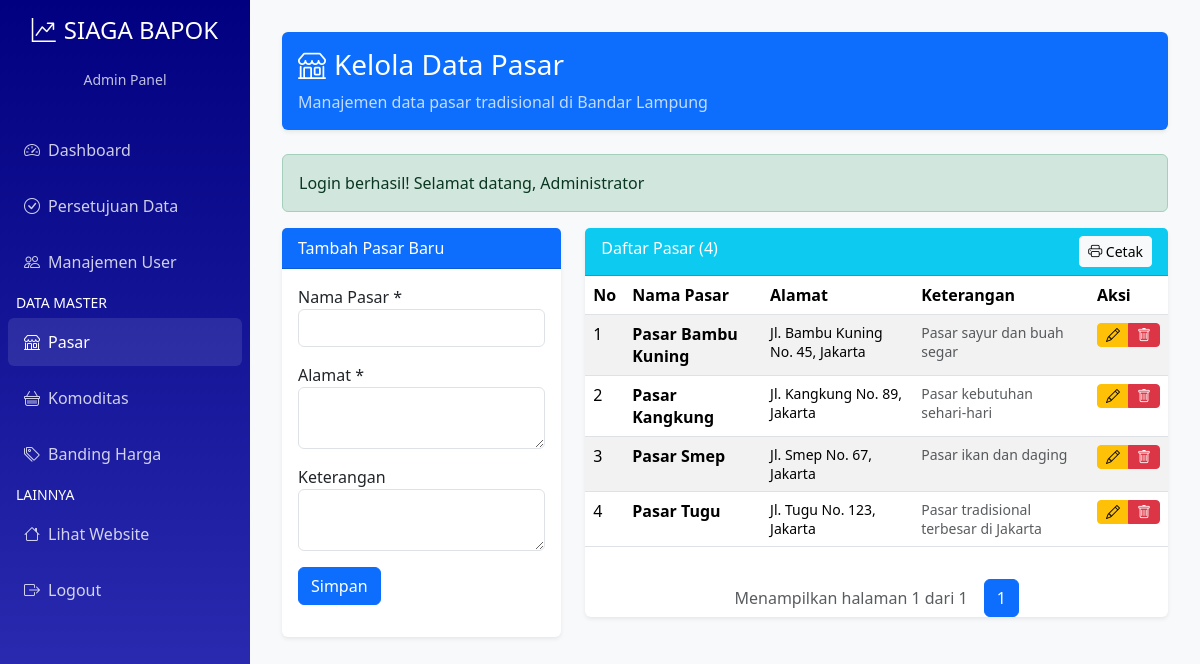
Screenshot of /admin/markets.php (signed in) with the database file from the repository.
### tables this page shows
CREATE TABLE pasar (
    id_pasar INT PRIMARY KEY AUTO_INCREMENT,
    nama_pasar VARCHAR(100) NOT NULL,
    alamat TEXT,
    keterangan TEXT,
    created_at TIMESTAMP DEFAULT CURRENT_TIMESTAMP,
    updated_at TIMESTAMP DEFAULT CURRENT_TIMESTAMP ON UPDATE CURRENT_TIMESTAMP
);

### config/database.php (called while the page is built, shortened)
<?php
class Database {
    private $host = 'localhost';
    private $username = 'root';
    private $password = '';
    private $database = 'siagabapok_db';
    private $charset = 'utf8mb4';
    private $pdo;
    private function connect() {
        try {
            $dsn = "mysql:host={$this->host};dbname={$this->database};charset={$this->charset}";
            $options = [
                PDO::ATTR_ERRMODE => PDO::ERRMODE_EXCEPTION,
                PDO::ATTR_DEFAULT_FETCH_MODE => PDO::FETCH_ASSOC,
                PDO::ATTR_EMULATE_PREPARES => false,
            ];
            $this->pdo = new PDO($dsn, $this->username, $this->password, $options);
        } catch (PDOException $e) {
            die("Database connection failed: " . $e->getMessage());
        }
    }
    public function query($sql, $params = []) {
        try {
            $stmt = $this->pdo->prepare($sql);
            $stmt->execute($params);
            return $stmt;
        } catch (PDOException $e) {
            error_log("Database query error: " . $e->getMessage());
            throw $e;
        }
    }
    public function fetchAll($sql, $params = []) {
        $stmt = $this->query($sql, $params);
        return $stmt->fetchAll();
    }
    public function fetchOne($sql, $params = []) {
        $stmt = $this->query($sql, $params);
        return $stmt->fetch();
    }
    public function execute($sql, $params = []) {
        $stmt = $this->query($sql, $params);
        return $stmt->rowCount();
    }
}
?>

### public/admin/markets.php (the view, shortened to what this page needs)
<?php
require_once __DIR__ . '/../../src/models/Price.php';
require_once __DIR__ . '/../../config/database.php';
if ($_SESSION['role'] === 'admin') {
    include __DIR__ . '/sidebar_admin.php';
} elseif ($_SESSION['role'] === 'uptd') {
    include __DIR__ . '/sidebar_uptd.php';
}
$db = new Database();
$createTableSql = "CREATE TABLE IF NOT EXISTS pasar (
    id_pasar INT PRIMARY KEY AUTO_INCREMENT,
    nama_pasar VARCHAR(100) NOT NULL,
    alamat TEXT,
    keterangan TEXT,
    created_at TIMESTAMP DEFAULT CURRENT_TIMESTAMP,
    updated_at TIMESTAMP DEFAULT CURRENT_TIMESTAMP ON UPDATE CURRENT_TIMESTAMP
)";
$db->query($createTableSql);
$search = isset($_GET['search']) ? trim($_GET['search']) : '';
$page = isset($_GET['page']) ? max(1, (int)$_GET['page']) : 1;
$perPage = 10;
$where = $search ? "WHERE nama_pasar LIKE ?" : "";
$params = $search ? ["%$search%"] : [];
$total = $db->fetchOne("SELECT COUNT(*) as cnt FROM pasar $where", $params)['cnt'];
$pages = ceil($total / $perPage);
$offset = ($page - 1) * $perPage;
$markets = $db->fetchAll("SELECT * FROM pasar $where ORDER BY nama_pasar ASC LIMIT $perPage OFFSET $offset", $params);
$editMarket = null;
?>
<!DOCTYPE html>
<html lang="id">
<head>
    <link href="https://cdn.jsdelivr.net/npm/bootstrap@5.3.2/dist/css/bootstrap.min.css" rel="stylesheet">
    <link href="https://cdn.jsdelivr.net/npm/bootstrap-icons@1.11.1/font/bootstrap-icons.css" rel="stylesheet">
</head>
<body>
    <div class="main-content">
    <div class="row mb-4">
        <div class="col-12">
            <div class="card bg-primary text-white">
                <div class="card-body">
                    <h1 class="h3 mb-0"><i class="bi bi-shop me-2"></i>Kelola Data Pasar</h1>
                    <p class="mb-0 mt-2 opacity-75">Manajemen data pasar tradisional di Bandar Lampung</p>
                </div>
            </div>
        </div>
    </div>
    <?php if (isset($_SESSION['success'])): ?>
        <div class="alert alert-success alert-dismissible fade show"><?php echo $_SESSION['success']; unset($_SESSION['success']); ?></div>
    <?php endif; ?>
    <div class="row">
        <div class="col-lg-4 mb-4">
            <div class="card">
                <div class="card-header bg-primary text-white"><?php echo $editMarket ? 'Edit Pasar' : 'Tambah Pasar Baru'; ?></div>
                <div class="card-body">
                    <form method="POST">
                        <div class="mb-3">
                            <label for="nama_pasar">Nama Pasar *</label>
                            <input type="text" class="form-control" name="nama_pasar" value="<?php echo $editMarket['nama_pasar'] ?? ''; ?>" required>
                        </div>
                        <div class="mb-3">
                            <label for="alamat">Alamat *</label>
                            <textarea class="form-control" name="alamat" required><?php echo $editMarket['alamat'] ?? ''; ?></textarea>
                        </div>
                        <div class="mb-3">
                            <label for="keterangan">Keterangan</label>
                            <textarea class="form-control" name="keterangan"><?php echo $editMarket['keterangan'] ?? ''; ?></textarea>
                        </div>
                        <button type="submit" class="btn btn-primary"><?php echo $editMarket ? 'Update' : 'Simpan'; ?></button>
                    </form>
                </div>
            </div>
        </div>
        <div class="col-lg-8 mb-4">
            <div class="card">
                <div class="card-header bg-info text-white d-flex justify-content-between">
                    <span>Daftar Pasar (<?php echo $total; ?>)</span>
                    <button class="btn btn-light btn-sm" onclick="window.print()"><i class="bi bi-printer"></i> Cetak</button>
                </div>
                <div class="card-body p-0">
                    <?php if (!empty($markets)): ?>
                        <div class="table-responsive">
                            <table class="table table-striped">
                                <thead>
                                    <tr>
                                        <th>No</th>
                                        <th>Nama Pasar</th>
                                        <th>Alamat</th>
                                        <th>Keterangan</th>
                                        <th>Aksi</th>
                                    </tr>
                                </thead>
                                <tbody>
                                    <?php foreach ($markets as $index => $m): ?>
                                        <tr>
                                            <td><?= $offset + $index + 1; ?></td>
                                            <td><strong><?= htmlspecialchars($m['nama_pasar']); ?></strong></td>
                                            <td><small><?= htmlspecialchars($m['alamat']); ?></small></td>
                                            <td><small class="text-muted"><?= $m['keterangan'] ? htmlspecialchars($m['keterangan']) : '-'; ?></small></td>
                                            <td>
                                                <div class="btn-group btn-group-sm">
                                                    <a href="?edit=<?= $m['id_pasar']; ?>" class="btn btn-warning btn-sm"><i class="bi bi-pencil"></i></a>
                                                    <button type="button" class="btn btn-danger btn-sm"
                                                            onclick="deleteMarket(<?= $m['id_pasar']; ?>, '<?= addslashes($m['nama_pasar']); ?>')">
                                                        <i class="bi bi-trash"></i>
                                                    </button>
                                                </div>
                                            </td>
                                        </tr>
                                    <?php endforeach; ?>
                                </tbody>
                            </table>
                        </div>
                            <div class="d-flex flex-column flex-lg-row justify-content-center align-items-center gap-3 mt-3">
                                <div class="text-muted">
                                    Menampilkan halaman <?= $page ?> dari <?= $pages ?>
                                </div>
                                <nav>
                                    <ul class="pagination mb-0">
                                        <?php for ($p = 1; $p <= $pages; $p++): ?>
                                            <li class="page-item <?= $p == $page ? 'active' : '' ?>">
                                                <a class="page-link" href="?search=<?= urlencode($search) ?>&page=<?= $p ?>">
                                                    <?= $p ?>
                                                </a>
                                            </li>
                                        <?php endfor; ?>
                                    </ul>
                                </nav>
                            </div>
            </div>
        </div>
    </div>
                    <?php else: ?>
                        <div class="p-3">Belum ada data pasar</div>
                    <?php endif; ?>
                </div>
            </div>
</body>
</html>

### public/admin/markets.php (style rules this page uses)
:root { --primary-green: #000080; --light-green: #d4edda; --dark-green: #3232b9ff; --sidebar-width: 250px; }
body { background-color: #f8f9fa; }
.main-content { margin-left: var(--sidebar-width); padding: 2rem; }
.card { border: none; box-shadow: 0 0.125rem 0.25rem rgba(0, 0, 0, 0.075); }

### rows the page displays
pasar: index "1", nama_pasar "Pasar Bambu Kuning", alamat "Jl. Bambu Kuning No. 45, Jakarta", keterangan "Pasar sayur dan buah segar"
pasar: index "2", nama_pasar "Pasar Kangkung", alamat "Jl. Kangkung No. 89, Jakarta", keterangan "Pasar kebutuhan sehari-hari"
pasar: index "3", nama_pasar "Pasar Smep", alamat "Jl. Smep No. 67, Jakarta", keterangan "Pasar ikan dan daging"
pasar: index "4", nama_pasar "Pasar Tugu", alamat "Jl. Tugu No. 123, Jakarta", keterangan "Pasar tradisional terbesar di Jakarta"

### other values shown
$_SESSION['success'] "Login berhasil! Selamat datang, Administrator"
$total "4"
$page "1"
$pages "1"
